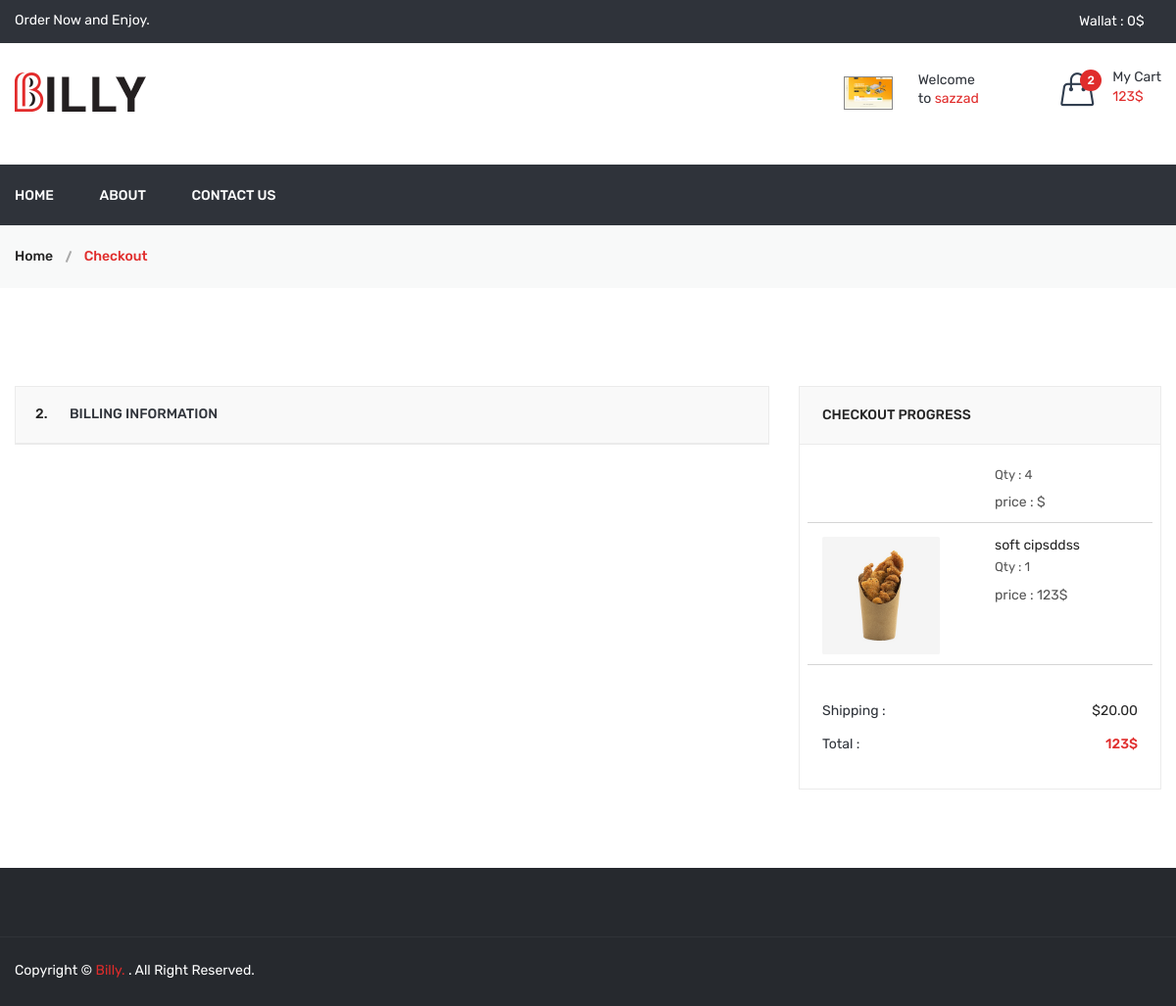
/checkout.php (signed in), run on the app's committed database.
### tables this page shows
CREATE TABLE `user` (
  `id` int(11) NOT NULL,
  `name` varchar(100) NOT NULL,
  `images` varchar(255) NOT NULL,
  `email` varchar(100) NOT NULL,
  `mobile` int(11) NOT NULL,
  `password` varchar(200) NOT NULL,
  `stats` int(11) NOT NULL,
  `email_verify` varchar(120) NOT NULL,
  `raffarl_number` varchar(100) NOT NULL,
  `form_raffer_code` varchar(100) NOT NULL,
  `add_on` date NOT NULL DEFAULT current_timestamp()
);

CREATE TABLE `dish_details` (
  `id` int(11) NOT NULL,
  `dish_id` int(11) NOT NULL,
  `Attribute` varchar(200) NOT NULL,
  `Price` int(100) NOT NULL,
  `status` varchar(100) NOT NULL,
  `date` date NOT NULL DEFAULT current_timestamp()
);

CREATE TABLE `dish` (
  `id` int(11) NOT NULL,
  `category_id` int(11) NOT NULL,
  `dish` varchar(255) NOT NULL,
  `dish_detail` varchar(255) NOT NULL,
  `images` varchar(255) NOT NULL,
  `stats` int(11) NOT NULL,
  `add_on` datetime NOT NULL DEFAULT current_timestamp()
);

### function.php (called while the page is built, shortened)
	<?php
function GetUserCart(){
	$userid=$_SESSION['USER_ID'];
	global $con;
	$sql=mysqli_query($con,"SELECT `id`, `user_id`, `proudect_id`, `qty`, `add_on` FROM `add_cart` WHERE user_id='$userid'");
	$dataArr=array();
	while($data=mysqli_fetch_assoc($sql)){
		$dataArr[]=$data;
	}
	return $dataArr;
}
function GetAllCartData($attr_id=''){
	$CartArr=array();
	if(isset($_SESSION['USER_ID']) && $_SESSION['USER_ID']>0){
	$GetuserCart=GetUserCart();
	$CartArr=array();
	foreach($GetuserCart as $list){
		$status_dish_details=CheckDishDetails_stats($list['proudect_id']);
		if($status_dish_details==1){
			$CartArr[$list['proudect_id']]['qty']=$list['qty'];
			$proudect_id=$list['proudect_id'];
			$dish_data_all=proudect_data_callect($proudect_id);
			$CartArr[$list['proudect_id']]['price']=$dish_data_all['Price'];
			$CartArr[$list['proudect_id']]['name']=$dish_data_all['dish'];
			$CartArr[$list['proudect_id']]['img']=$dish_data_all['images'];
		}else{
			DeleteCartAttr($list['proudect_id']);
		}
	}
	 		}
	if($attr_id!=''){
		return $CartArr[$attr_id]['qty'];
	}else{
 	 return $CartArr;
	}
}
function CheckDishDetails_stats($id){
	global $con;
	$sql=mysqli_query($con,"SELECT `status` FROM `dish_details` WHERE id='$id'");
  $data=mysqli_fetch_assoc($sql);
	return $data['status'];
}
function proudect_data_callect($id){
	global $con;
	$sql=mysqli_query($con,"SELECT dish.images,dish.dish,`dish_details`.`Price`from dish,dish_details WHERE dish_details.id='$id' and dish.id=dish_details.dish_id and `dish_details`.`status`='1' ");
	$row=mysqli_fetch_assoc($sql);
	return $row;
}
function wallat_amount_get($user_id){
  global $con;
  $sql=mysqli_query($con,"select * from wallat where user_id='$user_id'");
	$in=0;
	$out=0;
		 return $in-$out;
}
?>

### checkout.php (the view, shortened to what this page needs)
<?php
include('header.php');
$cart_error_msg='';
 ?>
 <div class="breadcrumb-area gray-bg">
   <div class="container">
     <div class="breadcrumb-content">
       <ul>
         <li><a href="index.html">Home</a></li>
         <li class="active"> Checkout </li>
       </ul>
     </div>
   </div>
 </div>
 <div class="checkout-area pb-80 pt-100">
   <div class="container">
     <div class="row">
       <div class="col-lg-8">
         <div class="checkout-wrapper">
           <div id="faq" class="panel-group">
             <div class="panel panel-default">
               <div class="panel-heading">
                 <h5 class="panel-title"><span>2.</span> <a data-toggle="collapse" data-parent="#faq" href="#payment-2">billing information <strong class=" ml-3 text-danger"><?php echo $cart_error_msg ?></strong></a></h5>
               </div>
             </div>
           </div>
         </div>
       </div>
       <div class="col-lg-4">
         <div class="checkout-progress">
           <h4>Checkout Progress</h4>
           <ul id="check_out_box">
             <?php
             $sql_data=GetAllCartData();
               foreach($sql_data as $key=>$call_data){
                 $qty_for_data=$call_data['qty'];
                 $price_for_data=$call_data['price'];
                 $images_for_data=$call_data['img'];
                 $name_for_data=$call_data['name'];
               ?>
               <li class="single-shopping-cart" id="">
                <div class="row border_bottom">
                  <div class="col-md-6">
                    <div class="shopping-cart-img">
                      <a href="#"><img class="image-fluid images_cart" alt="" src="media/dish/<?php echo $images_for_data ?>"></a>
                    </div>
                  </div>
                  <div class="col-md-6">
                    <div class="shopping-cart-title">
                      <h4><a href="#"><?php echo $name_for_data ?> </a></h4>
                      <h6>Qty : <?php  echo $qty_for_data ?></h6>
                      <span>price : <?php echo $price_for_data ?>$</span>
                    </div>
                  </div>
                </div>
               </li>
            <?php }
              ?>
              <div class="shopping-cart-total">
                <h4>Shipping : <span>$20.00</span></h4>
                <h4>Total : <span class="shop-total" id="shop_total_price"><?php echo $totalPrice.'$' ;?></span></h4>
              </div>
           </ul>
         </div>
       </div>
     </div>
   </div>
 </div>
<?php
include('footer.php');
 ?>

### header.php (shortened to what this page needs)
<?php
include("connection.php");
include("function.php");
$ammount="";
if(isset($_SESSION['USER_ID'])){
  $ammount=wallat_amount_get($_SESSION['USER_ID']);
}
$data=GetAllCartData();
$cartCount=count($data);
$totalPrice=0;
foreach($data as $list){
  $qty_data=$list['qty'];
  $price_data=$list['price'];
  $totalPrice=$totalPrice+($qty_data*$price_data);
}
 ?>
<!doctype html>
<html class="no-js" lang="zxx">
<head>
  <link rel="stylesheet" href="assets/css/bootstrap.min.css">
  <link rel="stylesheet" href="assets/css/animate.css">
  <link rel="stylesheet" href="assets/css/owl.carousel.min.css">
  <link rel="stylesheet" href="assets/css/slick.css">
  <link rel="stylesheet" href="assets/css/chosen.min.css">
  <link rel="stylesheet" href="assets/css/ionicons.min.css">
  <link rel="stylesheet" href="assets/css/font-awesome.min.css">
  <link rel="stylesheet" href="assets/css/simple-line-icons.css">
  <link rel="stylesheet" href="assets/css/jquery-ui.css">
  <link rel="stylesheet" href="assets/css/meanmenu.min.css">
  <link rel="stylesheet" href="assets/css/sweetalert.css">
  <link rel="stylesheet" href="assets/css/style.css">
  <link rel="stylesheet" href="assets/css/responsive.css">
  <link rel="stylesheet" href="assets/css/custom.css">
</head>
<body>
  <header class="header-area">
    <div class="header-top black-bg">
      <div class="container">
        <div class="row">
          <div class="col-lg-4 col-md-4 col-12 col-sm-4">
            <div class="welcome-area">
              <p>Order Now and Enjoy. </p>
            </div>
          </div>
          <div class="col-lg-8 col-md-8 col-12 col-sm-8">
            <div class="account-curr-lang-wrap f-right">
              <ul>
                <li class="top-hover"><a href="#">Wallat : <?php echo $ammount ?>$<i class="ion-chevron-down"></i></a>
                </li>
              </ul>
            </div>
          </div>
        </div>
      </div>
    </div>
    <div class="header-middle">
      <div class="container">
        <div class="row box_sp_next">
          <div class="col-lg-3 col-md-4 col-12 col-sm-4">
            <div class="logo">
              <a href="shop.php">
                <img alt="" src="assets/img/logo/logo.png">
              </a>
            </div>
          </div>
          <div class="col-lg-9 col-md-8 col-12 col-sm-8">
            <div class="header-middle-right f-right">
              <div class="header-login">
                <a href="login_resister.php">
                  <?php
                  if(isset($_SESSION['USER_ID']) && $_SESSION['USER_ID']!=''){
                   $user_id=$_SESSION['USER_ID'];
                   $name=$_SESSION['USER_NAME'];
                    $sql=mysqli_query($con,"SELECT  `name`, `images`, `email`, `mobile`, `password`, `stats`, `email_verify`, `add_on` FROM `user` WHERE id='$user_id'");
                    $fatch_data=mysqli_fetch_assoc($sql);
                    $images=$fatch_data['images'];
                    ?>
                    <div class="header-icon-style">
                      <div class="account-curr-lang-wrap f-right">
                        <ul>
                          <li class="top-hover">
                            <?php
                            if($images!=''){?>
                              <img class="border-dark ion-chevron-down image-fluid img_dammo_usr" src="media\profile\<?php echo $images ?>" alt="">
                           <?php }else{?>
                              <img class="ion-chevron-down image-fluid img_dammo_usr" src="media\svg\user.svg" alt="">
                          <?php }
                             ?>
                          </li>
                        </ul>
                      </div>
                    </div>
                    <div class="login-text-content">
                      <p>Welcome <br> to <span id='username_sp_update'><?php  echo $name?></span></p>
                    </div>
                <?php }
                   ?>
                </a>
              </div>
              <div class="header-wishlist">
              </div>
              <div class="header-cart">
                <a href="cart.php">
                  <div class="header-icon-style">
                    <i class="icon-handbag icons"></i>
                    <span class="count-style" id="cart_count"><?php echo $cartCount ?></span>
                  </div>
                  <div class="cart-text">
                   <span class="digit">My Cart</span>
                    <span class="cart-digit-bold" id="Cart_total_price"><?php
                     if($cartCount!=0){
                       echo $totalPrice.'$' ;
                     }?></span>
                  </div>
                </a>
                <?php
                 if($cartCount!=0){
                 ?>
              </div>
            <?php } ?>
            </div>
          </div>
        </div>
      </div>
    </div>
    <div class="header-bottom transparent-bar black-bg">
      <div class="container">
        <div class="row">
          <div class="col-lg-12 col-md-12 col-12">
            <div class="main-menu">
              <nav>
                <ul>
                  <li><a href="shop.php">Home</a></li>
                  <li><a href="about_us.php">about</a></li>
                  <li><a href="contact.php">contact us</a></li>
                </ul>
              </nav>
            </div>
          </div>
        </div>
      </div>
    </div>
  </header>

### assets/css/custom.css (style rules this page uses)
.border-dark.ion-chevron-down.image-fluid.img_dammo_usr { border: 1px solid #e02c2b !important; }

### header.php (style rules this page uses)
.border-dark.ion-chevron-down.image-fluid.img_dammo_usr { border: 1px solid #888!important; }
img.img_dammo_usr { width: 50px; }
.images_cart { width:120px; }
.row.box_sp_next { margin-bottom: 24px; }

### checkout.php (style rules this page uses)
.border_bottom { border-bottom: 1px solid #d5d5d5; padding-bottom: 10px; }

### data on the page
user: images (picture)
dish_details: dish.images (picture), dish.dish "soft cipsddss", qty_for_data "1", Price "123"

### other printed values
$ammount "0"
$name "sazzad"
$cartCount "2"
$totalPrice "123"
$qty_for_data "4"
